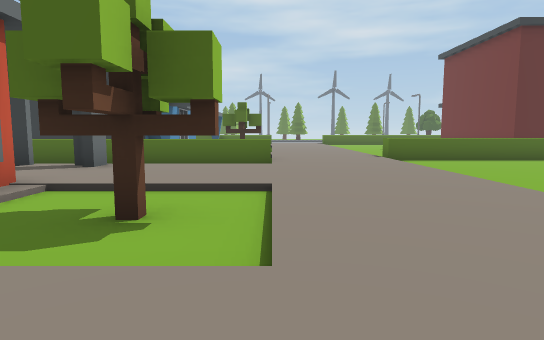
[1] (above)

23 first-person views from a walk through a scene from a Unity 3-D project. The camera is 1.5 m above the floor, tilts 6° down and sees 75° across. The floor is counted in squares, 2 m on a side. Each view is taken from the middle of a square. On the plan, view 1 faces up. The plan holds only what a view shows up to about 11 squares ahead; the rest is blank. The place goes on beyond the plan. The player character is not drawn.

[2]
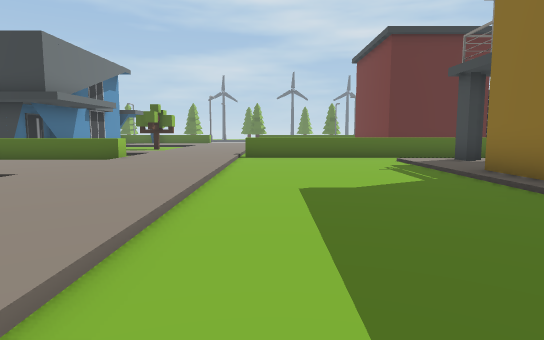

[3]
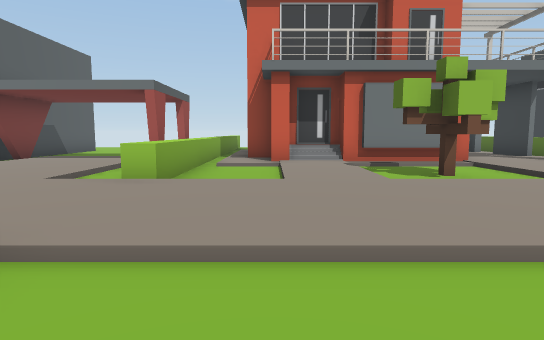

[4]
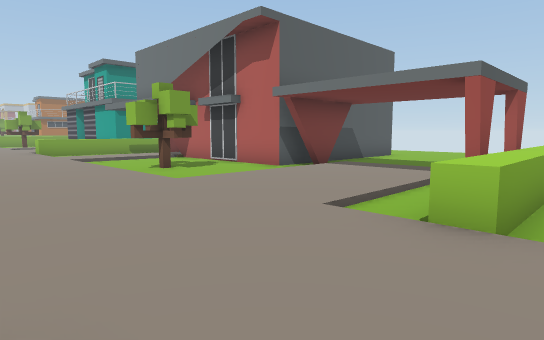

[5]
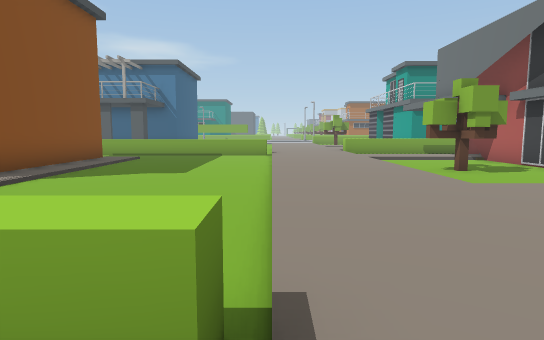

[6]
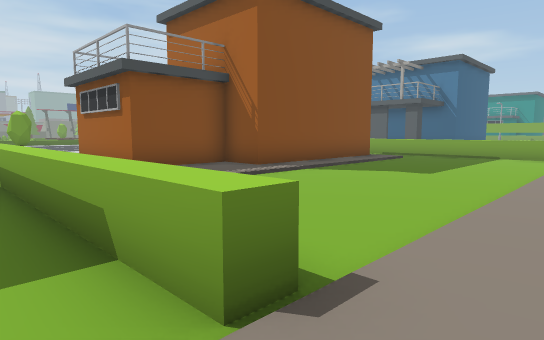

[7]
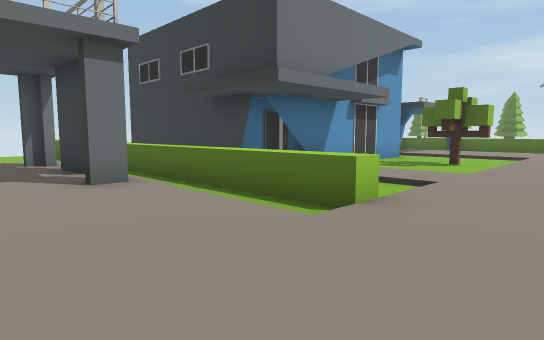

[8]
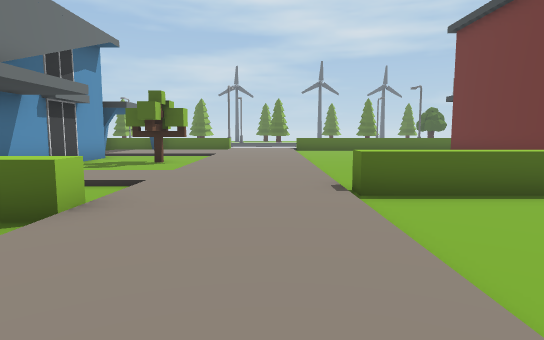

[9]
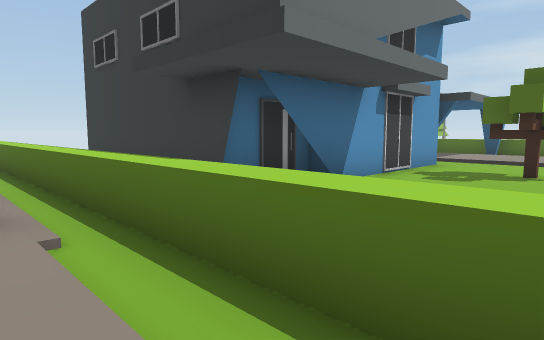

[10]
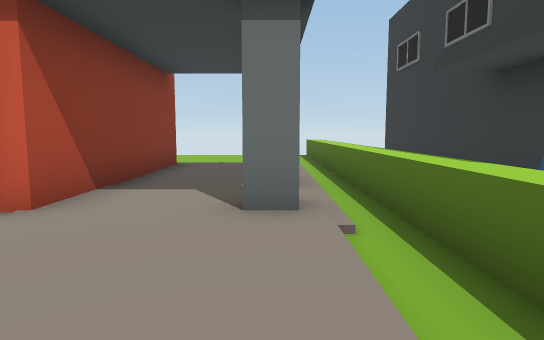

[11]
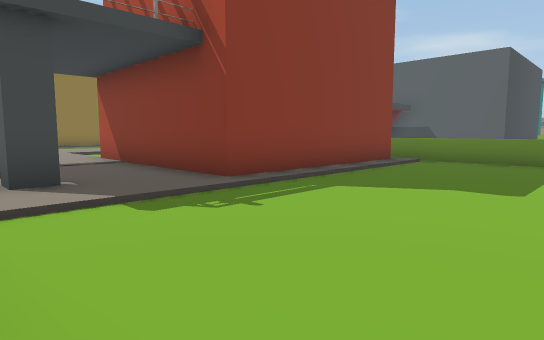

[12]
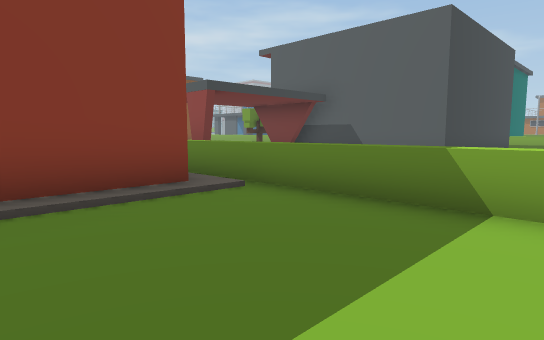

[13]
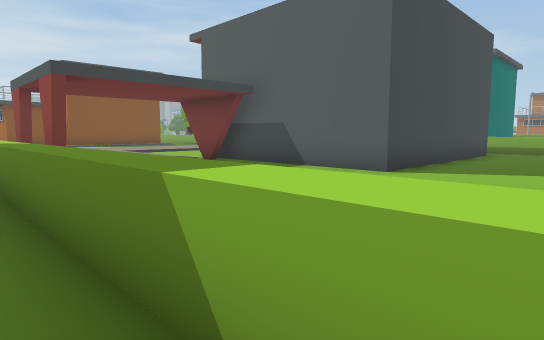

[14]
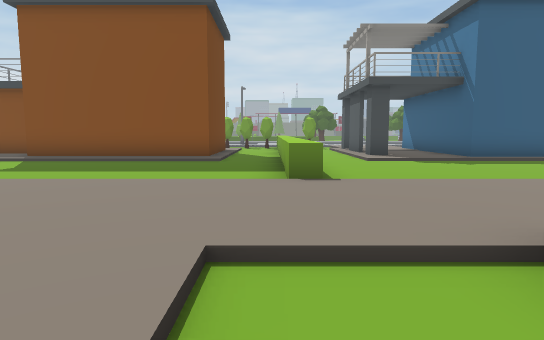

[15]
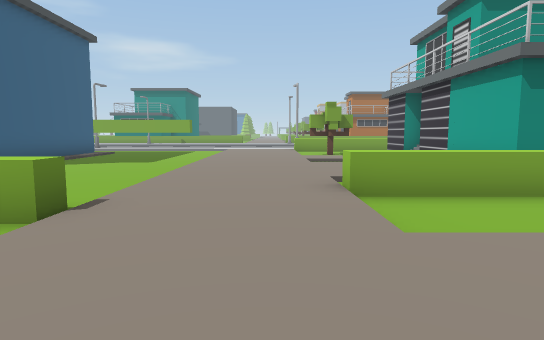

[16]
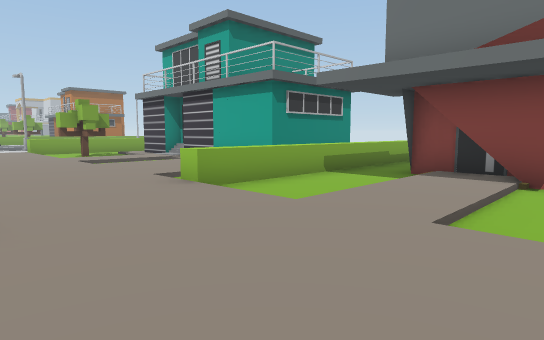

[17]
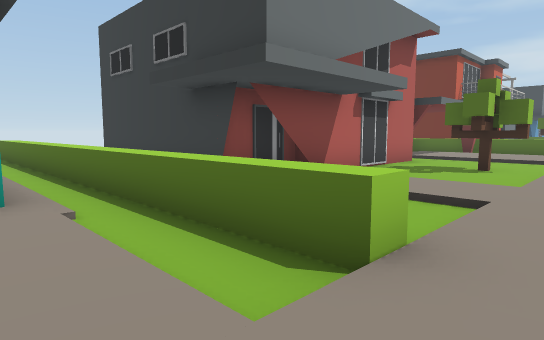

[18]
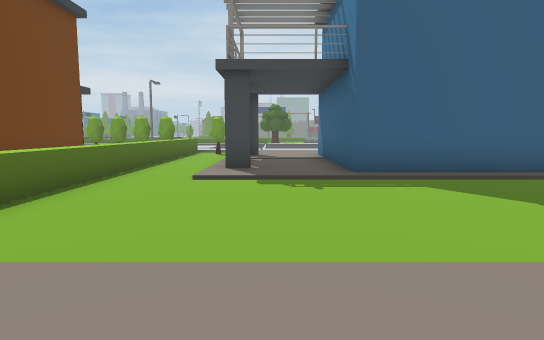

[19]
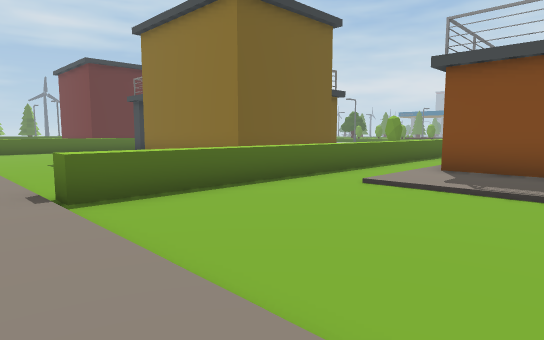

[20]
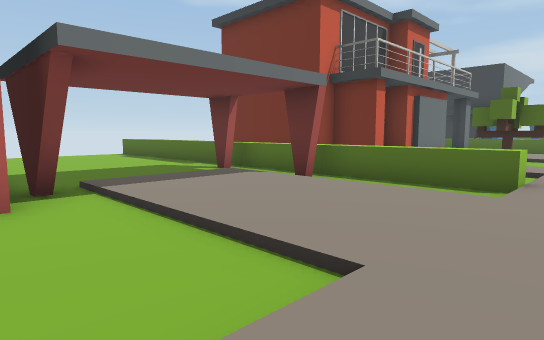

[21]
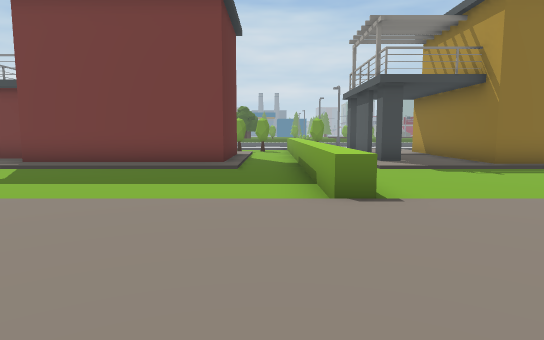

[22]
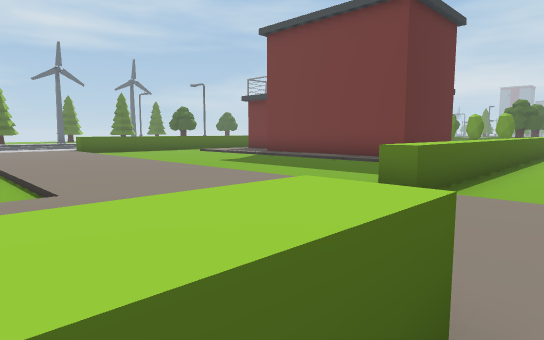

[23]
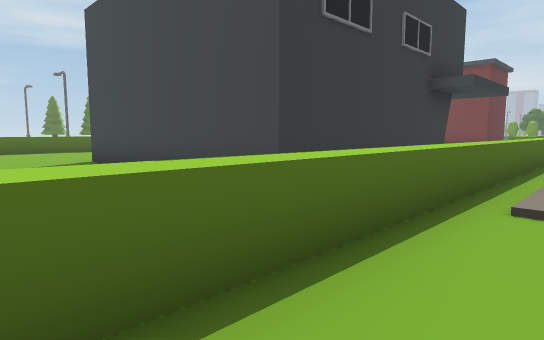

### Floor plan
Key: @ floor where view 1 was taken; # wall or solid block; x gap in a wall; . main floor; : floor 0.25 m higher than the main floor; / step, stairs or slope; ^ raised ledge; T tree.
Columns run from 13 left of view 1 to 10 right of it. Each row starts with its distance up from view 1.
 16    #     #..T/::/....:#
 15    #     #.TT/::/....:#
 14    #     #.../::/....:#
 13    #     #.../::/....:##
 12    #     # ///::/....///
 11    #     #  ::::/.......
 10     ######  ./::/^^^^^^^
  9 ^^^^^^^^^^^^^/::/......
  8 ............./::/....:#x
  7 ..../#:#x:::::::/....:::
  6 ..../:::::::::::/....:::
  5 ..../:::::::::::/....###
  4 ..../######../::/....#
  3  .../#   ##TT/::/....#
  2 ..../#   #/../::/....#
  1 ..../#   #::::::/... #
  0 ..../#####///@::/..  ###
 -1 ..../:::::/../::/...
 -2 ^^^^^^^^^^^^^^::/^^^^^^^
 -3    ........../::/.......
 -4   ....../:::::::/....///
 -5   ....../:::::::/....::#
 -6  ......./:::::::/....::#
 -7  .......##.../::/....:##
 -8  ..#######.../::/....:#
 -9  ..#     #.TT/::/....:#
-10  ..#     #.../::/....:#
-11  ..#     #.../::/....:#
-12   .#     #////::/....:##
-13   .#     #::::::/......
-14   .#######.../::/......
-15       ......./::/^^^^^^^
-16 ^^^^^^^^^^^^^^::/.......
-17     //////////::/....:#x
-18        ###/:::::/....:::
-19          #/:::::/....:::
-20          #////::/....###
-21          #/../::/....#
-22          # :::::/....#

Where each view was taken, in squares from view 1:
view 1: 0 up, 0 right, facing up
view 2: 1 down, 4 right, facing up
view 3: 0 up, 5 right, facing left
view 4: 1 down, 3 right, facing down-left
view 5: 1 down, 3 right, facing down
view 6: 1 down, 2 right, facing down-right
view 7: 5 up, 2 right, facing up-left
view 8: 5 up, 2 right, facing up
view 9: 7 up, 0 right, facing up-left
view 10: 7 up, 0 right, facing left
view 11: 8 up, 13 left, facing down-right
view 12: 2 up, 13 left, facing down-right
view 13: 1 down, 13 left, facing down-right
view 14: 14 down, 2 left, facing right
view 15: 11 down, 1 right, facing down
view 16: 11 down, 3 right, facing down-left
view 17: 18 down, 1 right, facing up-left
view 18: 18 down, 1 right, facing right
view 19: 7 down, 2 right, facing up-right
view 20: 8 down, 1 right, facing up-left
view 21: 11 up, 1 left, facing right
view 22: 8 up, 1 left, facing up-right
view 23: 7 up, 13 left, facing up-right
